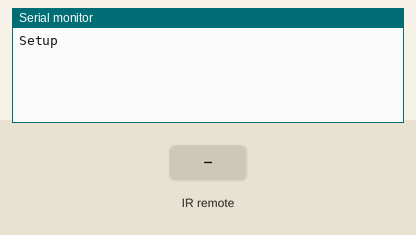
Bench run of a sketch on a simulated ESP32. Parts: the last lines printed to the serial monitor. The test bench sets the inputs (shaded band).

Above: at 1.2 s.
1.3 s: infrared code 0xFFA25D received
At 1.8 s:
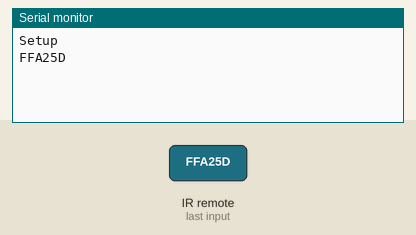
2.8 s: infrared code 0xFF629D received
At 4.0 s:
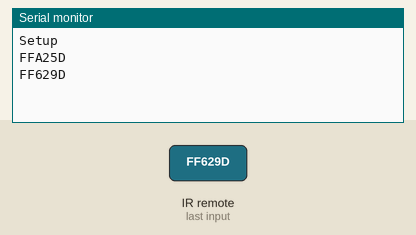
4.3 s: infrared code 0xFFE21D received
At 5.3 s:
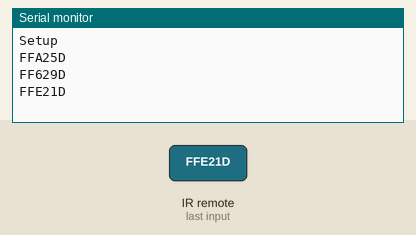
5.8 s: infrared code 0xFF22DD received
At 6.4 s:
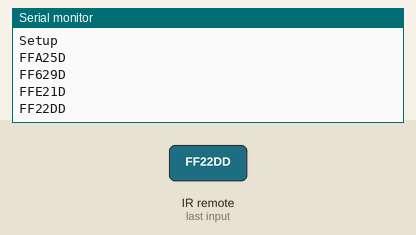
7.3 s: infrared code 0xFF02FD received
At 8.5 s:
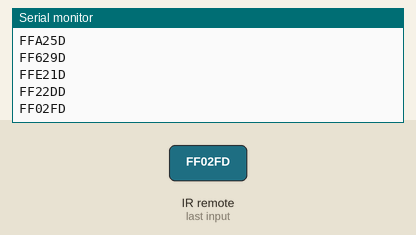
8.8 s: infrared code 0xFFC23D received
At 10.0 s:
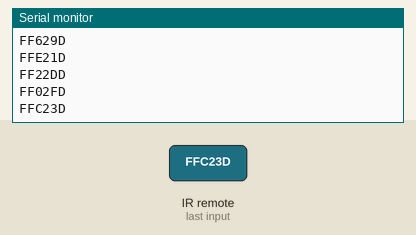

Measured:
- after the input at 1.3 s, the serial monitor: prints a new line at once (image 1)
- after the input at 2.8 s, the serial monitor: prints a new line at once (image 2)
- after the input at 4.3 s, the serial monitor: prints a new line at once (image 3)
- after the input at 5.8 s, the serial monitor: prints a new line at once (image 4)
- after the input at 7.3 s, the serial monitor: prints a new line at once (image 5)
- after the input at 8.8 s, the serial monitor: prints a new line at once (image 6)

The sketch:

IR_RGB_Remote_Control_ESP32_light.ino
```cpp
//!!!!!!!!!!!!!!!!!!!!!!!!!!!!!!!!!!!!!!!!!!!!!!!!!!!!!!!!!!!!!!!!!!
// FIRST INITIALIZE WiFi AND THEN IR RECEIVER !!!!!
//!!!!!!!!!!!!!!!!!!!!!!!!!!!!!!!!!!!!!!!!!!!!!!!!!!!!!!!!!!!!!!!!!!

// IR Remote Control
#include <IRremote.h>

#define MY_PROTOCOL NEC
#define BT_OFF   0xFFA25D    // Line 1: ON/OFF
#define BT_MD    0xFF629D    // Mode
#define BT_MT    0xFFE21D    // Mute
#define BT_PLAY  0xFF22DD    // Line 2: Play / Pause
#define BT_REW   0xFF02FD    // Rew
#define BT_FWD   0xFFC23D    // Fwd
#define BT_EQ    0xFFE01F    // Line 3: EQ
#define BT_MNS   0xFFA857    // Minus
#define BT_PLS   0xFF906F    // Plus
#define BT_0     0xFF6897    // Line 4: 0
#define BT_SFL   0xFF9867    // Shuffle
#define BT_USD   0xFFB04F    // USD
#define BT_1     0xFF30CF    // Line 5: 1
#define BT_2     0xFF18E7    // 2
#define BT_3     0xFF7A85    // 3
#define BT_4     0xFF10EF    // Line 6: 4
#define BT_5     0xFF38C7    // 5
#define BT_6     0xFF5AA5    // 6
#define BT_7     0xFF42BD    // Line 7: 7
#define BT_8     0xFF4AB5    // 8
#define BT_9     0xFF52AD    // 9

long Previous;   // Stores previous code to handle NEC repeat codes
String str_btn;

//Create a receiver object to listen on pin 19
IRrecv My_Receiver(19);

//Create a decoder object
//IRdecode My_Decoder;
decode_results My_Decoder;


void setup()
{
  Serial.begin(115200);
  My_Receiver.enableIRIn(); // Start the receiver
  Serial.println("Setup");

}

void loop() {
//Continuously look for results. When you have them pass them to the decoder
  if (My_Receiver.decode(&My_Decoder)) {
    if(My_Decoder.decode_type==MY_PROTOCOL) {

    //Serial.println(My_Decoder.value, HEX);
    if(My_Decoder.value==0xFFFFFFFF) {
      My_Decoder.value=Previous;
    } else {
      Previous = My_Decoder.value;
    }

    Serial.println(My_Decoder.value, HEX);
/*    switch(My_Decoder.value) {
        case BT_OFF: { if(RED > 0) { RED = 0; GREEN = 0; BLUE = 0; }
                       else {RED = 99; GREEN = 99; BLUE = 99;} break;}
        case BT_0: { RED = 3; GREEN = 3; BLUE = 3; break;}
        case BT_1: { RED = 6; GREEN = 6; BLUE = 6; break;}
        case BT_2: { RED = 9; GREEN = 9; BLUE = 9; break;}
        case BT_3: { RED = 15; GREEN = 15; BLUE = 15; break;}
        case BT_4: { RED = 20; GREEN = 20; BLUE = 20; break;}
        case BT_5: { RED = 30; GREEN = 30; BLUE = 30; break;}
        case BT_6: { RED = 40; GREEN = 40; BLUE = 40; break;}
        case BT_7: { RED = 60; GREEN = 60; BLUE = 60; break;}
        case BT_8: { RED = 80; GREEN = 80; BLUE = 80; break;}
        case BT_9: { RED = 99; GREEN = 99; BLUE = 99; break;}
        case BT_PLS: { bt_plus(STEP); break;}
        case BT_MNS: { bt_minus(STEP); break;}
    }
*/
    }
    My_Receiver.resume();     //Restart the receiver
  }
}
```
